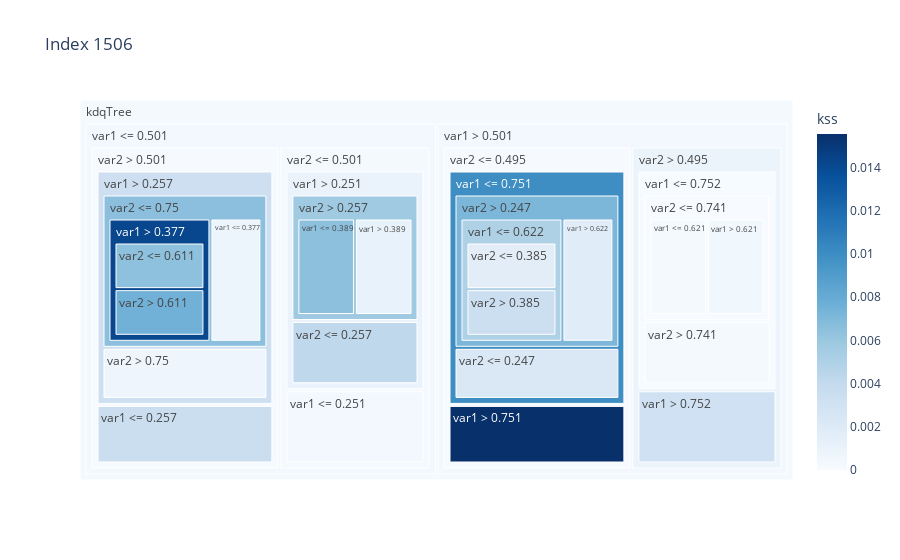

Notebook code for this chart:
### Markdown cell above
If we save off the to_plotly_dataframe at each drift detection, we can display
the Kulldorff Spatial Scan Statistic (KSS) for each. Higher values of KSS
indicate that a given region of the data space has greater divergence between
the reference and test data.

Note that the structure of the particular tree depends on the reference data
and the order of the columns within the dataframe!

Since this data only contains two features, the tree is relatively
shallow.

### Code cell
## Kulldorff Spatial Scan Statistic (KSS) ##
for title, df_plot in plot_data.items():
    fig = px.treemap(
        data_frame=df_plot,
        names="name",
        ids="idx",
        parents="parent_idx",
        color="kss",
        color_continuous_scale="blues",
        title=f"Index {title}",
    )
    fig.update_traces(root_color="lightgrey")
    fig.show()
    # fig.write_html(f"example_streaming_kdqtree_treemap_{title}.html")
